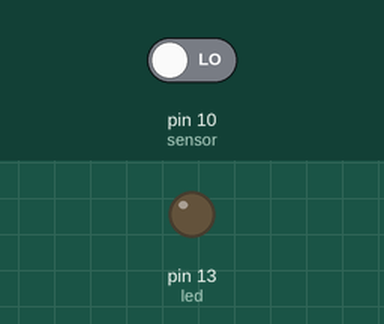
The sketch below on a simulated Arduino Uno, built with avr-gcc and run on an emulated ATmega328P. On the bench: output pins drawn as LEDs (lit = HIGH). The test bench sets the inputs (shaded band); at power-on: pin 10 (sensor) LOW. What the sketch prints to the serial monitor is not drawn.

Above: at 1.2 s.
1.3 s: pin 10 (sensor) driven HIGH
At 2.4 s:
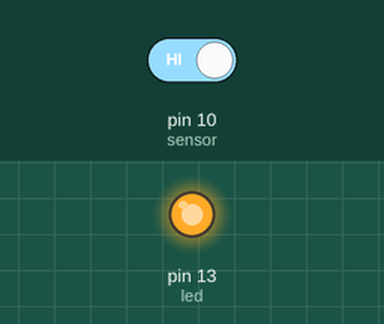
2.8 s: pin 10 (sensor) driven LOW
At 4.0 s:
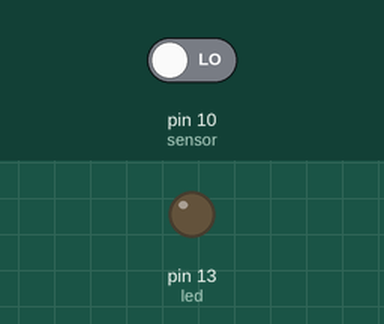
Timing chart, 0 to 5.8 s (numbered marks = the images above; inputs shaded):
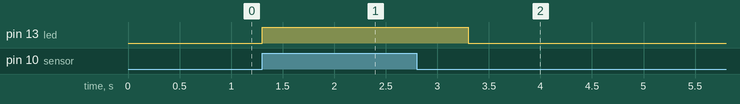

Measured:
- after the input at 1.3 s, pin 13 (led): LOW → HIGH at once
- after the input at 2.8 s, pin 13 (led): HIGH → LOW after 0.50 s

The sketch:

RCWL-0516.ino
```cpp
int sensor = 10;  //RCWL - 0516 Input pin
bool detect = false;
int led = 13; // led output pin

long duration;
float distance;


void setup() {
  Serial.begin(9600);
  Serial.println("Starting…\n");
  pinMode (sensor, INPUT);
  pinMode (led, OUTPUT);

}

void loop() {

  detect = digitalRead(sensor);
  if(detect == true) {
  digitalWrite(led, HIGH);
  duration = pulseIn(sensor , HIGH);
  distance = duration * 0.034 / 2;
  Serial.println("Distance");
  Serial.print(distance);
  Serial.println(" m ");
}
  else {
  digitalWrite(led, LOW);

}

}
```
